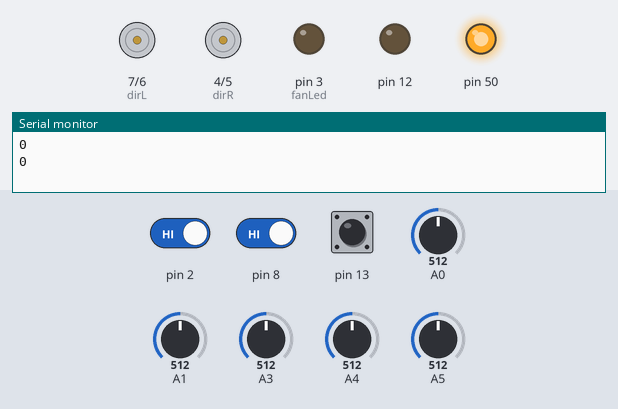
Simulated run of this sketch. Board: Arduino Mega 2560, built with avr-gcc and run on an emulated ATmega2560. Shown: direction and speed pins drawn as motors (green arrow = direction pin HIGH = forward, orange = LOW = backward, longer = more drive), output pins drawn as LEDs (lit = HIGH), the last lines printed to the serial monitor. The inputs (shaded band) are chosen by the test bench; at power-on: pin 13 HIGH, pin 2 HIGH, pin 8 HIGH, A3 = 512, A0 = 512, A1 = 512, A4 = 512, A5 = 512.

Above: at 1.2 s.
1.3 s: pin 13 pulled LOW for 1 s
At 3.9 s:
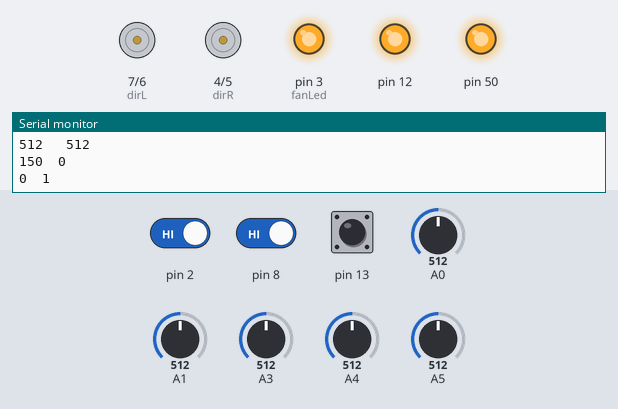
At 6.3 s:
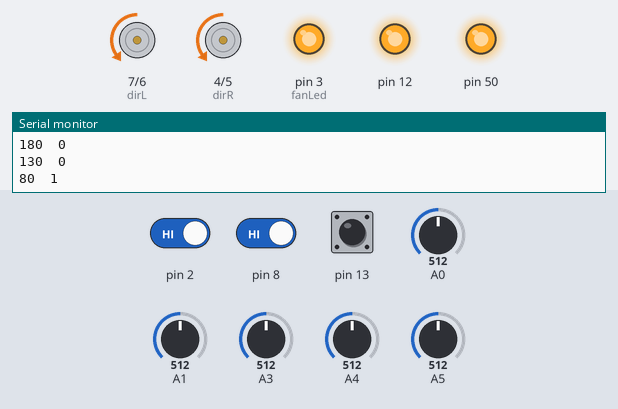
6.4 s: pin 2 driven LOW and pin 8 driven LOW
10.5 s: pin 2 driven HIGH
At 13.5 s:
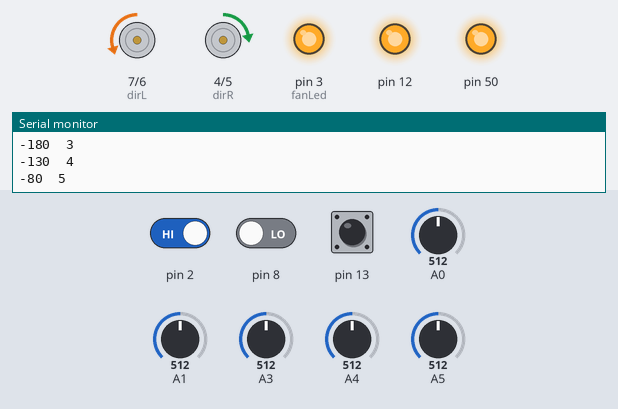
14.6 s: A3 set to 30
18.7 s: pin 8 driven HIGH
22.1 s: A3 set to 716
At 23.4 s:
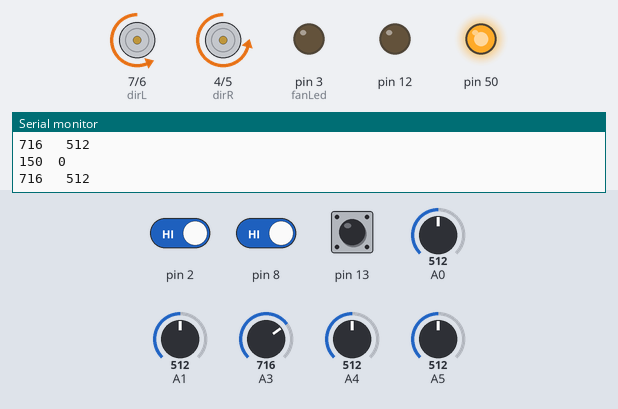
Timing chart, 0 to 24.7 s (numbered marks = the images above; inputs shaded):
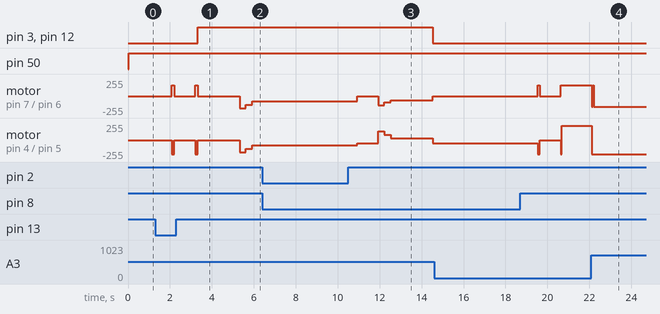

Measured:
- after the input at 1.3 s, pin 3 (fanLed), pin 12: LOW → HIGH after 2.0 s
- after the input at 6.4 s, every drawn part: stays the same
- after the input at 14.6 s, every drawn part: stays the same
- after the input at 22.1 s, motor on pin 7 (dirL) / pin 6 (pwmL): forward 162/255 → backward 162/255 at once; motor on pin 4 (dirR) / pin 5 (pwmR): forward 217/255 → backward 217/255 at once

The sketch:

Almost_Straight.ino
```cpp
int dirR = 4;
int pwmR = 5;
int pwmL = 6;
int dirL = 7;
int reset;
int candleCount;
int fanLed = 3;
int micLed = 5;
int lcTimeout=0;
bool timeout;
int rCount;
bool FWD= false;
int FWDC = 0;
 bool go = false;
 uint8_t oldtimer, oldadc, oldadmux;

 #include <avr/io.h>
#include <avr/interrupt.h>
#include <math.h>

//Define Pins
#define EncoderPinAL 18   // Encoder Pin A pin 2 and pin 3 are inturrpt pins
#define EncoderPinAR 19   // Encoder Pin B

volatile int countsR;
volatile int countsL;
int discount=0;
int ldiscount=0;
int rdiscount=0;
int lsCan=0;

double DspeedL = 200;
double DspeedR = 180;
double speedL = DspeedL;
double speedR = DspeedR;

void setup() {
  // put youR setup code heRe, to Run once:
  Serial.begin(9600);
  pinMode(dirR, OUTPUT);
  pinMode(pwmR, OUTPUT);
  pinMode(pwmL, OUTPUT);
  pinMode(dirL, OUTPUT);
  pinMode(12, OUTPUT);
  pinMode(2, INPUT);
  pinMode(8, INPUT);
  pinMode(50, OUTPUT);
  pinMode(fanLed, OUTPUT);
  pinMode(micLed, OUTPUT);
  pinMode(13, INPUT);
  digitalWrite(3, LOW);

  pinMode(EncoderPinAR, INPUT); //initialize Encoder Pins
  digitalWrite(EncoderPinAR, LOW); //initialize Pin States
  pinMode(EncoderPinAL, INPUT); //initialize Encoder Pins
  digitalWrite(EncoderPinAL, LOW); //initialize Pin States
//  attachInterrupt(4, readEncoderR, CHANGE); //attach interrupt to PIN 2
//attachInterrupt(5, readEncoderL, CHANGE); //attach interrupt to PIN 2
  countsL = 0;
  countsR = 0;

  oldtimer = TIMSK0;
  oldadc = ADCSRA;
  oldadmux = ADMUX;
  TIMSK0 = 0;
  ADCSRA = 0xe4;
  ADMUX = 0x40;
  DIDR0 = 0x01;
}

void loop() {
  // put youR main code heRe, to Run Repeatedly:
 int x[1024];
  // put your main code here, to run repeatedly:
  TIMSK0 = 0;
  ADCSRA = 0xe4;
  ADMUX = 0x40;
  cli();
  for (int i = 0 ; i < 1024 ; i++) {

    while(!(ADCSRA & 0x10));
    ADCSRA = 0xf5;
    byte m = ADCL;
    byte j = ADCH;
    int k = (j << 8) | m;
    //k -= 0x0200;
    //k <<= 6;
    x[i] = k;
  }

  sei();
    int peak[256];
    memset(peak,0,256*sizeof(int));
    int peakcount=0;
  for(int i=1; i < 1024 - 1; i++){
   if(x[i] != 0){
    //Serial.println(x[i]);
    if(x[i-1] <x[i] and x[i]> x[i+1] and x[i]>350) {
      peak[peakcount]=i;
      peakcount++;
    }
   }
  }

  int start[128];
  memset(start,0,128*sizeof(int));
  int startcount = 0;
  for(int i=1; i < 256; i++){
    if((peak[i] - peak[i-1]) == 10 or (peak[i] - peak[i-1]) == 11 or (peak[i] - peak[i-1]) == 12 or (peak[i] - peak[i-1]) == 9){
      startcount++;
    }


  }
  TIMSK0 = oldtimer;
  ADCSRA = oldadc;
  ADMUX = oldadmux;

  digitalWrite(13, HIGH);
  digitalWrite(3, LOW);
  digitalWrite(8, HIGH);
  digitalWrite(2, HIGH);
  digitalWrite(50, HIGH);
  Serial.println(startcount);
  if(startcount >40)
  {
    go = true;
    setMotors(175,175);
  }
  if(digitalRead(13) == LOW){
    go=true;
    setMotors(175,175);
  }
  if(go==true)digitalWrite(micLed, HIGH);
  while(go==true){
     motors();
   //checkCandle();
  }
  delay(1000);

}

void motors(){
  if(timeout = true){
    lcTimeout++;
      if(lcTimeout > 500) timeout = false;
  }

 // isCornered();
 Serial.println(frontWallDistance());
  if(frontWallDistance()<26 /*or digitalRead(50)==LOW*/){
    FWDC++;
  }
  else FWDC = 0;
  if(FWDC>7){
    FWDC=0;
    setMotors(-255,-255);
    delay(75);
    setMotors(-215,-130);
    delay(400);
    setMotors(120,215);
    delay(600);
    setMotors(175,175);
  }
  else
  {
    setMotors(speedL+error(),speedR-error());
  }
  checkCandle();
  reseter();

}


void reseter(){
  reset++;
  if(reset>31){
    reset = 0;
  }
}

double rightWallDistance() {
  int rvolt = analogRead(4);
  double rdist = pow(rvolt, -1.041)*3009.2;
  //Serial.println(rdist);
  return rdist;
}

double leftWallDistance() {
  int rvolt = analogRead(2);
  double ldist = pow(rvolt, -1.041)*3009.2;
  return ldist;
}

double error(){

  if(rightWallDistance()>20){
    return(160);
  }
  else{
    return constrain((rightWallDistance() - 12),-15,15)*5;
  }
}

double frontWallDistance() {
  int volt = analogRead(5);
  return .0005*pow(volt,2)-.2802*volt+47.966;
}


void turnRight(){
  setMotors(speedL+50, speedR-50);
}

void normalSpeed(){
  setMotors(speedL,speedR);
}

void leftCandle(){
  if(reset<1){
    int lsCan = 0;
  }
  if (timeout == false){


    if(analogRead(8)>100){
      lsCan++;
    }
  }
  if(lsCan>15){
    timeout = true;
    lsCan=0;
    stopMotors();
    delay(100);
    setMotors(-160,160);
    delay(300);
     setMotors(180,180);
    delay(750);
  }
}

void checkCandle(){
  leftCandle();
  int lCan = lCandle();
  int rCan = rCandle();
 // Serial.print(lCan);
 // Serial.print("   ");
 // Serial.println(rCan);
  if( lCan>=80 or rCan>=80){
    candleCount++;
  }
  if(candleCount>10){
    findCandle();
    candleCount = 0;
  }
  else if(reset>30){
    candleCount = 0;
  }
}

void findCandle(){
  int lCan = lCandle();
  int rCan = rCandle();
  int diff = lCan - rCan;
  stopMotors();
  delay(1000);
  while(lCan >=80 or rCan>=80){
    lCan = lCandle();
    rCan = rCandle();
    Serial.print(lCan);
    Serial.print("   ");
    Serial.println(rCan);
    diff = lCan - rCan;
    if(abs(diff)>10){
      if(diff>0){
        setMotors(-150,150);
      }
      else if(diff<-10){
        setMotors(150,-150);
      }
    }
    else {
      setMotors(150,150);
      delay(115);
      stopMotors();
      extinguish();
      lCan=0;
      rCan=0;
    }
  }
}

void extinguish(){
  fan(true);
  delay(2000);
  setMotors(-180,180);
  delay(300);
  setMotors(-130,130);
  delay(300);
  setMotors(-80,80);
  delay(5000);
  stopMotors();
  delay(1000);
  setMotors(180,-180);
  delay(300);
  setMotors(130,-130);
  delay(300);
  setMotors(80,-80);
  delay(2000);
  stopMotors();
  fan(false);
  delay(5000);


}

int lCandle(){
  return analogRead(3);
}

int rCandle(){
  return analogRead(1);
}

void stopMotors(){
  setMotors(0,0);
}

bool rightBump(){
  if(digitalRead(8)==LOW)return(true);
  else return(false);
}

bool leftBump(){
  if(digitalRead(2)==LOW) return(true);
  else return(false);
}

void fan(bool x){
  if(x==true){
    digitalWrite(12, HIGH);
    digitalWrite(fanLed , HIGH);
  }
  else if (x==false){
    digitalWrite(12, LOW);
    digitalWrite(fanLed, LOW);
  }
}

void isCornered(){
  if(rightWallDistance()<8 and leftWallDistance()<8 and frontWallDistance()<30){
    setMotors(-120,-120);
    delay(250);
  }
}

void setMotors(int dLeftSpeed, int dRightSpeed) {
 int leftSpeed = dLeftSpeed;
 int rightSpeed = dRightSpeed;

 if(rightSpeed<130){
  rCount++;

 }
 else{
  rCount = 0;
 }
 Serial.print(rightSpeed);
 Serial.print("  ");
 Serial.println(rCount);
 if(rCount>500){
  rightSpeed = 150;
 }
 if(leftBump()==true){
  leftSpeed = dLeftSpeed + 50;
  rightSpeed = -dRightSpeed*.75;
 }
 else if(rightBump() == true){
  rightSpeed = dRightSpeed + 50;
  leftSpeed = -dLeftSpeed*.75;
 }
  analogWrite(pwmR, constrain(abs(rightSpeed),-255,255));
  analogWrite(pwmL, constrain(abs(leftSpeed),-255,255));
  digitalWrite(dirR, LOW);
  digitalWrite(dirL, HIGH);
  if (leftSpeed < 0)
    digitalWrite(dirL, LOW);
  else
    digitalWrite(dirL, HIGH);
  if (rightSpeed < 0)
    digitalWrite(dirR, HIGH);
  else
    digitalWrite(dirR, LOW);
}
```
